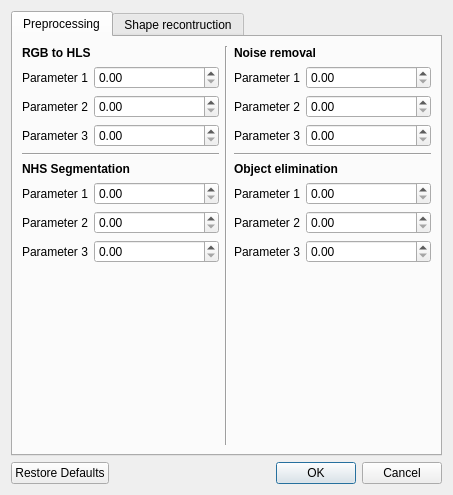
<?xml version="1.0" encoding="UTF-8"?>
<ui version="4.0">
 <class>Options</class>
 <widget class="QDialog" name="Options">
  <property name="geometry">
   <rect>
    <x>0</x>
    <y>0</y>
    <width>453</width>
    <height>495</height>
   </rect>
  </property>
  <property name="windowTitle">
   <string>Options</string>
  </property>
  <property name="windowIcon">
   <iconset resource="window_QT.qrc">
    <normaloff>:/logo.png</normaloff>:/logo.png</iconset>
  </property>
  <layout class="QVBoxLayout" name="verticalLayout_14">
   <item>
    <widget class="QTabWidget" name="tabWidget">
     <property name="currentIndex">
      <number>0</number>
     </property>
     <widget class="QWidget" name="tab">
      <attribute name="title">
       <string>Preprocessing</string>
      </attribute>
      <layout class="QHBoxLayout" name="horizontalLayout">
       <item>
        <layout class="QVBoxLayout" name="verticalLayout_6">
         <item>
          <layout class="QVBoxLayout" name="verticalLayout">
           <item>
            <widget class="QLabel" name="label">
             <property name="font">
              <font>
               <weight>75</weight>
               <bold>true</bold>
              </font>
             </property>
             <property name="text">
              <string>RGB to HLS</string>
             </property>
            </widget>
           </item>
           <item>
            <layout class="QFormLayout" name="formLayout">
             <item row="0" column="0">
              <widget class="QLabel" name="label_2">
               <property name="text">
                <string>Parameter 1</string>
               </property>
              </widget>
             </item>
             <item row="0" column="1">
              <widget class="QDoubleSpinBox" name="doubleSpinBox"/>
             </item>
             <item row="1" column="0">
              <widget class="QLabel" name="label_3">
               <property name="text">
                <string>Parameter 2</string>
               </property>
              </widget>
             </item>
             <item row="1" column="1">
              <widget class="QDoubleSpinBox" name="doubleSpinBox_2"/>
             </item>
             <item row="2" column="0">
              <widget class="QLabel" name="label_4">
               <property name="text">
                <string>Parameter 3</string>
               </property>
              </widget>
             </item>
             <item row="2" column="1">
              <widget class="QDoubleSpinBox" name="doubleSpinBox_3"/>
             </item>
            </layout>
           </item>
          </layout>
         </item>
         <item>
          <widget class="Line" name="line_2">
           <property name="orientation">
            <enum>Qt::Horizontal</enum>
           </property>
          </widget>
         </item>
         <item>
          <layout class="QVBoxLayout" name="verticalLayout_2">
           <item>
            <widget class="QLabel" name="label_5">
             <property name="font">
              <font>
               <weight>75</weight>
               <bold>true</bold>
              </font>
             </property>
             <property name="text">
              <string>NHS Segmentation</string>
             </property>
            </widget>
           </item>
           <item>
            <layout class="QFormLayout" name="formLayout_2">
             <item row="0" column="0">
              <widget class="QLabel" name="label_6">
               <property name="text">
                <string>Parameter 1</string>
               </property>
              </widget>
             </item>
             <item row="0" column="1">
              <widget class="QDoubleSpinBox" name="doubleSpinBox_4"/>
             </item>
             <item row="1" column="0">
              <widget class="QLabel" name="label_7">
               <property name="text">
                <string>Parameter 2</string>
               </property>
              </widget>
             </item>
             <item row="1" column="1">
              <widget class="QDoubleSpinBox" name="doubleSpinBox_5"/>
             </item>
             <item row="2" column="0">
              <widget class="QLabel" name="label_8">
               <property name="text">
                <string>Parameter 3</string>
               </property>
              </widget>
             </item>
             <item row="2" column="1">
              <widget class="QDoubleSpinBox" name="doubleSpinBox_6"/>
             </item>
            </layout>
           </item>
           <item>
            <spacer name="verticalSpacer_2">
             <property name="orientation">
              <enum>Qt::Vertical</enum>
             </property>
             <property name="sizeHint" stdset="0">
              <size>
               <width>20</width>
               <height>40</height>
              </size>
             </property>
            </spacer>
           </item>
          </layout>
         </item>
        </layout>
       </item>
       <item>
        <widget class="Line" name="line">
         <property name="orientation">
          <enum>Qt::Vertical</enum>
         </property>
        </widget>
       </item>
       <item>
        <layout class="QVBoxLayout" name="verticalLayout_5">
         <item>
          <layout class="QVBoxLayout" name="verticalLayout_3">
           <item>
            <widget class="QLabel" name="label_9">
             <property name="font">
              <font>
               <weight>75</weight>
               <bold>true</bold>
              </font>
             </property>
             <property name="text">
              <string>Noise removal</string>
             </property>
            </widget>
           </item>
           <item>
            <layout class="QFormLayout" name="formLayout_3">
             <item row="0" column="0">
              <widget class="QLabel" name="label_10">
               <property name="text">
                <string>Parameter 1</string>
               </property>
              </widget>
             </item>
             <item row="0" column="1">
              <widget class="QDoubleSpinBox" name="doubleSpinBox_7"/>
             </item>
             <item row="1" column="0">
              <widget class="QLabel" name="label_11">
               <property name="text">
                <string>Parameter 2</string>
               </property>
              </widget>
             </item>
             <item row="1" column="1">
              <widget class="QDoubleSpinBox" name="doubleSpinBox_8"/>
             </item>
             <item row="2" column="0">
              <widget class="QLabel" name="label_12">
               <property name="text">
                <string>Parameter 3</string>
               </property>
              </widget>
             </item>
             <item row="2" column="1">
              <widget class="QDoubleSpinBox" name="doubleSpinBox_9"/>
             </item>
            </layout>
           </item>
          </layout>
         </item>
         <item>
          <widget class="Line" name="line_3">
           <property name="orientation">
            <enum>Qt::Horizontal</enum>
           </property>
          </widget>
         </item>
         <item>
          <layout class="QVBoxLayout" name="verticalLayout_4">
           <item>
            <widget class="QLabel" name="label_13">
             <property name="font">
              <font>
               <weight>75</weight>
               <bold>true</bold>
              </font>
             </property>
             <property name="text">
              <string>Object elimination</string>
             </property>
            </widget>
           </item>
           <item>
            <layout class="QFormLayout" name="formLayout_4">
             <item row="0" column="0">
              <widget class="QLabel" name="label_14">
               <property name="text">
                <string>Parameter 1</string>
               </property>
              </widget>
             </item>
             <item row="0" column="1">
              <widget class="QDoubleSpinBox" name="doubleSpinBox_10"/>
             </item>
             <item row="1" column="0">
              <widget class="QLabel" name="label_15">
               <property name="text">
                <string>Parameter 2</string>
               </property>
              </widget>
             </item>
             <item row="1" column="1">
              <widget class="QDoubleSpinBox" name="doubleSpinBox_11"/>
             </item>
             <item row="2" column="0">
              <widget class="QLabel" name="label_16">
               <property name="text">
                <string>Parameter 3</string>
               </property>
              </widget>
             </item>
             <item row="2" column="1">
              <widget class="QDoubleSpinBox" name="doubleSpinBox_12"/>
             </item>
            </layout>
           </item>
           <item>
            <spacer name="verticalSpacer_3">
             <property name="orientation">
              <enum>Qt::Vertical</enum>
             </property>
             <property name="sizeHint" stdset="0">
              <size>
               <width>20</width>
               <height>40</height>
              </size>
             </property>
            </spacer>
           </item>
          </layout>
         </item>
        </layout>
       </item>
      </layout>
     </widget>
     <widget class="QWidget" name="tab_2">
      <attribute name="title">
       <string>Shape recontruction</string>
      </attribute>
      <layout class="QHBoxLayout" name="horizontalLayout_2">
       <item>
        <layout class="QVBoxLayout" name="verticalLayout_13">
         <item>
          <layout class="QVBoxLayout" name="verticalLayout_8">
           <item>
            <widget class="QLabel" name="label_17">
             <property name="font">
              <font>
               <weight>75</weight>
               <bold>true</bold>
              </font>
             </property>
             <property name="text">
              <string>Recover deformed shape</string>
             </property>
            </widget>
           </item>
           <item>
            <layout class="QFormLayout" name="formLayout_5">
             <item row="0" column="0">
              <widget class="QLabel" name="label_18">
               <property name="text">
                <string>Parameter 1</string>
               </property>
              </widget>
             </item>
             <item row="0" column="1">
              <widget class="QDoubleSpinBox" name="doubleSpinBox_13"/>
             </item>
             <item row="1" column="0">
              <widget class="QLabel" name="label_19">
               <property name="text">
                <string>Parameter 2</string>
               </property>
              </widget>
             </item>
             <item row="1" column="1">
              <widget class="QDoubleSpinBox" name="doubleSpinBox_14"/>
             </item>
             <item row="2" column="0">
              <widget class="QLabel" name="label_20">
               <property name="text">
                <string>Parameter 3</string>
               </property>
              </widget>
             </item>
             <item row="2" column="1">
              <widget class="QDoubleSpinBox" name="doubleSpinBox_15"/>
             </item>
            </layout>
           </item>
          </layout>
         </item>
         <item>
          <widget class="Line" name="line_4">
           <property name="orientation">
            <enum>Qt::Horizontal</enum>
           </property>
          </widget>
         </item>
         <item>
          <layout class="QVBoxLayout" name="verticalLayout_9">
           <item>
            <widget class="QLabel" name="label_21">
             <property name="font">
              <font>
               <weight>75</weight>
               <bold>true</bold>
              </font>
             </property>
             <property name="text">
              <string>Contour extraction</string>
             </property>
            </widget>
           </item>
           <item>
            <layout class="QFormLayout" name="formLayout_6">
             <item row="0" column="0">
              <widget class="QLabel" name="label_22">
               <property name="text">
                <string>Parameter 1</string>
               </property>
              </widget>
             </item>
             <item row="0" column="1">
              <widget class="QDoubleSpinBox" name="doubleSpinBox_16"/>
             </item>
             <item row="1" column="0">
              <widget class="QLabel" name="label_23">
               <property name="text">
                <string>Parameter 2</string>
               </property>
              </widget>
             </item>
             <item row="1" column="1">
              <widget class="QDoubleSpinBox" name="doubleSpinBox_17"/>
             </item>
             <item row="2" column="0">
              <widget class="QLabel" name="label_24">
               <property name="text">
                <string>Parameter 3</string>
               </property>
              </widget>
             </item>
             <item row="2" column="1">
              <widget class="QDoubleSpinBox" name="doubleSpinBox_18"/>
             </item>
            </layout>
           </item>
          </layout>
         </item>
         <item>
          <widget class="Line" name="line_5">
           <property name="orientation">
            <enum>Qt::Horizontal</enum>
           </property>
          </widget>
         </item>
         <item>
          <layout class="QVBoxLayout" name="verticalLayout_10">
           <item>
            <widget class="QLabel" name="label_25">
             <property name="font">
              <font>
               <weight>75</weight>
               <bold>true</bold>
              </font>
             </property>
             <property name="text">
              <string>Smooth contour</string>
             </property>
            </widget>
           </item>
           <item>
            <layout class="QFormLayout" name="formLayout_7">
             <item row="0" column="0">
              <widget class="QLabel" name="label_26">
               <property name="text">
                <string>Parameter 1</string>
               </property>
              </widget>
             </item>
             <item row="0" column="1">
              <widget class="QDoubleSpinBox" name="doubleSpinBox_19"/>
             </item>
             <item row="1" column="0">
              <widget class="QLabel" name="label_27">
               <property name="text">
                <string>Parameter 2</string>
               </property>
              </widget>
             </item>
             <item row="1" column="1">
              <widget class="QDoubleSpinBox" name="doubleSpinBox_20"/>
             </item>
             <item row="2" column="0">
              <widget class="QLabel" name="label_28">
               <property name="text">
                <string>Parameter 3</string>
               </property>
              </widget>
             </item>
             <item row="2" column="1">
              <widget class="QDoubleSpinBox" name="doubleSpinBox_21"/>
             </item>
            </layout>
           </item>
          </layout>
         </item>
        </layout>
       </item>
       <item>
        <widget class="Line" name="line_7">
         <property name="orientation">
          <enum>Qt::Vertical</enum>
         </property>
        </widget>
       </item>
       <item>
        <layout class="QVBoxLayout" name="verticalLayout_7">
         <item>
          <layout class="QVBoxLayout" name="verticalLayout_11">
           <item>
            <widget class="QLabel" name="label_29">
             <property name="font">
              <font>
               <weight>75</weight>
               <bold>true</bold>
              </font>
             </property>
             <property name="text">
              <string>Get rotation offset</string>
             </property>
            </widget>
           </item>
           <item>
            <layout class="QFormLayout" name="formLayout_8">
             <item row="0" column="0">
              <widget class="QLabel" name="label_30">
               <property name="text">
                <string>Parameter 1</string>
               </property>
              </widget>
             </item>
             <item row="0" column="1">
              <widget class="QDoubleSpinBox" name="doubleSpinBox_22"/>
             </item>
             <item row="1" column="0">
              <widget class="QLabel" name="label_31">
               <property name="text">
                <string>Parameter 2</string>
               </property>
              </widget>
             </item>
             <item row="1" column="1">
              <widget class="QDoubleSpinBox" name="doubleSpinBox_23"/>
             </item>
             <item row="2" column="0">
              <widget class="QLabel" name="label_32">
               <property name="text">
                <string>Parameter 3</string>
               </property>
              </widget>
             </item>
             <item row="2" column="1">
              <widget class="QDoubleSpinBox" name="doubleSpinBox_24"/>
             </item>
            </layout>
           </item>
          </layout>
         </item>
         <item>
          <widget class="Line" name="line_6">
           <property name="orientation">
            <enum>Qt::Horizontal</enum>
           </property>
          </widget>
         </item>
         <item>
          <layout class="QVBoxLayout" name="verticalLayout_12">
           <item>
            <widget class="QLabel" name="label_33">
             <property name="font">
              <font>
               <weight>75</weight>
               <bold>true</bold>
              </font>
             </property>
             <property name="text">
              <string>Gielis shape reconstruction</string>
             </property>
            </widget>
           </item>
           <item>
            <layout class="QFormLayout" name="formLayout_9">
             <item row="0" column="0">
              <widget class="QLabel" name="label_34">
               <property name="text">
                <string>Parameter 1</string>
               </property>
              </widget>
             </item>
             <item row="0" column="1">
              <widget class="QDoubleSpinBox" name="doubleSpinBox_25"/>
             </item>
             <item row="1" column="0">
              <widget class="QLabel" name="label_35">
               <property name="text">
                <string>Parameter 2</string>
               </property>
              </widget>
             </item>
             <item row="1" column="1">
              <widget class="QDoubleSpinBox" name="doubleSpinBox_26"/>
             </item>
             <item row="2" column="0">
              <widget class="QLabel" name="label_36">
               <property name="text">
                <string>Parameter 3</string>
               </property>
              </widget>
             </item>
             <item row="2" column="1">
              <widget class="QDoubleSpinBox" name="doubleSpinBox_27"/>
             </item>
            </layout>
           </item>
           <item>
            <spacer name="verticalSpacer">
             <property name="orientation">
              <enum>Qt::Vertical</enum>
             </property>
             <property name="sizeHint" stdset="0">
              <size>
               <width>20</width>
               <height>40</height>
              </size>
             </property>
            </spacer>
           </item>
          </layout>
         </item>
        </layout>
       </item>
      </layout>
     </widget>
    </widget>
   </item>
   <item>
    <widget class="QDialogButtonBox" name="buttonBox">
     <property name="orientation">
      <enum>Qt::Horizontal</enum>
     </property>
     <property name="standardButtons">
      <set>QDialogButtonBox::Cancel|QDialogButtonBox::Ok|QDialogButtonBox::RestoreDefaults</set>
     </property>
    </widget>
   </item>
  </layout>
 </widget>
 <resources>
  <include location="window_QT.qrc"/>
 </resources>
 <connections>
  <connection>
   <sender>buttonBox</sender>
   <signal>accepted()</signal>
   <receiver>Options</receiver>
   <slot>accept()</slot>
   <hints>
    <hint type="sourcelabel">
     <x>248</x>
     <y>254</y>
    </hint>
    <hint type="destinationlabel">
     <x>157</x>
     <y>274</y>
    </hint>
   </hints>
  </connection>
  <connection>
   <sender>buttonBox</sender>
   <signal>rejected()</signal>
   <receiver>Options</receiver>
   <slot>reject()</slot>
   <hints>
    <hint type="sourcelabel">
     <x>316</x>
     <y>260</y>
    </hint>
    <hint type="destinationlabel">
     <x>286</x>
     <y>274</y>
    </hint>
   </hints>
  </connection>
 </connections>
</ui>
